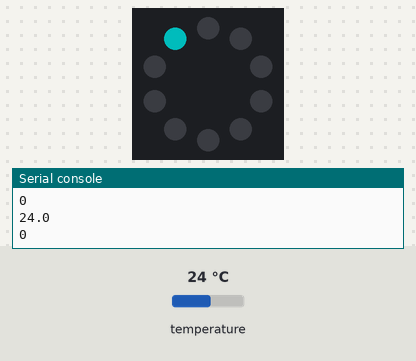
Simulated run of this program. Board: Circuit Playground running CircuitPython. Shown: the board's ring of 10 RGB LEDs (number 0 left of the top, counting anticlockwise), the last lines printed to the serial console. The inputs (shaded band) are chosen by the test bench; at power-on: temperature 24 °C. Dim RGB values are drawn brighter than linear.

Above: at 1.2 s.
1.3 s: temperature set to 33 °C
At 2.0 s:
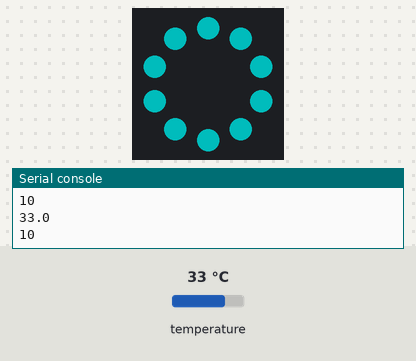
2.8 s: temperature set to 28 °C
At 3.2 s:
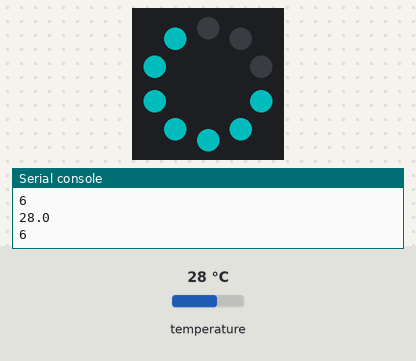
4.3 s: temperature set to 41 °C
At 5.5 s:
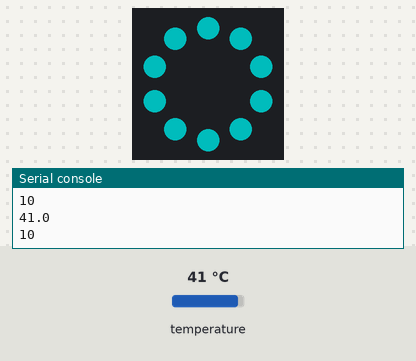
5.8 s: temperature set to 12 °C
At 6.6 s:
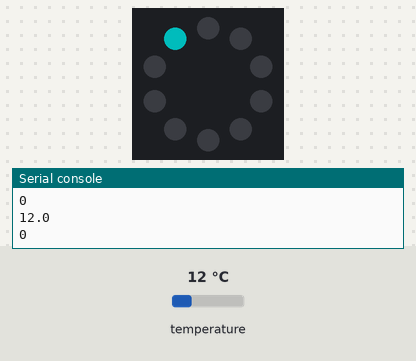
Timing chart, 0 to 8.3 s (numbered marks = the images above; inputs shaded):
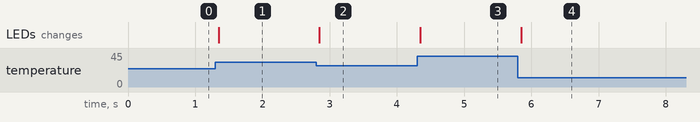

Measured:
- after the input at 1.3 s, the LEDs: change after 0.05 s (image 1)
- after the input at 2.8 s, the LEDs: change after 0.05 s (image 2)
- after the input at 4.3 s, the LEDs: change after 0.05 s (image 3)
- after the input at 5.8 s, the LEDs: change after 0.05 s (image 4)

The program:

cpx_temperature_neopixels.py
```python
"""THIS EXAMPLE REQUIRES A SEPARATE LIBRARY BE LOADED ONTO YOUR CIRCUITPY DRIVE.
This example requires the simpleio.mpy library.

This example use the temperature sensor on the CPX, located next to the picture of the thermometer
on the board. Try warming up the board to watch the number of NeoPixels lit up increase, or cooling
it down to see the number decrease. You can set the min and max temperatures to make it more or
less sensitive to temperature changes.
"""
import time
from adafruit_circuitplayground.express import cpx
import simpleio

cpx.pixels.auto_write = False
cpx.pixels.brightness = 0.3

# Set these based on your ambient temperature in Celsius for best results!
minimum_temp = 24
maximum_temp = 30

while True:
    # temperature value remapped to pixel position
    peak = simpleio.map_range(cpx.temperature, minimum_temp, maximum_temp, 0, 10)
    print(cpx.temperature)
    print(int(peak))

    for i in range(0, 10, 1):
        if i <= peak:
            cpx.pixels[i] = (0, 255, 255)
        else:
            cpx.pixels[i] = (0, 0, 0)
    cpx.pixels.show()
    time.sleep(0.05)
```
